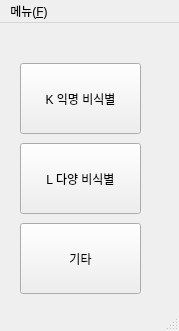
<?xml version="1.0" encoding="UTF-8"?>
<ui version="4.0">
 <class>MainWindow</class>
 <widget class="QMainWindow" name="MainWindow">
  <property name="geometry">
   <rect>
    <x>0</x>
    <y>0</y>
    <width>179</width>
    <height>331</height>
   </rect>
  </property>
  <property name="windowTitle">
   <string>x-anonymizer</string>
  </property>
  <widget class="QWidget" name="centralwidget">
   <widget class="QPushButton" name="pushButton">
    <property name="geometry">
     <rect>
      <x>20</x>
      <y>40</y>
      <width>121</width>
      <height>71</height>
     </rect>
    </property>
    <property name="text">
     <string>K 익명 비식별</string>
    </property>
   </widget>
   <widget class="QPushButton" name="pushButton_2">
    <property name="geometry">
     <rect>
      <x>20</x>
      <y>120</y>
      <width>121</width>
      <height>71</height>
     </rect>
    </property>
    <property name="text">
     <string>L 다양 비식별</string>
    </property>
   </widget>
   <widget class="QPushButton" name="pushButton_3">
    <property name="geometry">
     <rect>
      <x>20</x>
      <y>200</y>
      <width>121</width>
      <height>71</height>
     </rect>
    </property>
    <property name="text">
     <string>기타</string>
    </property>
   </widget>
  </widget>
  <widget class="QMenuBar" name="menubar">
   <property name="geometry">
    <rect>
     <x>0</x>
     <y>0</y>
     <width>179</width>
     <height>21</height>
    </rect>
   </property>
   <widget class="QMenu" name="menuFile">
    <property name="title">
     <string>메뉴(&amp;F)</string>
    </property>
    <addaction name="separator"/>
    <addaction name="actionQuit"/>
   </widget>
   <addaction name="menuFile"/>
  </widget>
  <widget class="QStatusBar" name="statusbar"/>
  <action name="actionImport">
   <property name="text">
    <string>Exit(&amp;I)…</string>
   </property>
   <property name="shortcut">
    <string>Ctrl+O</string>
   </property>
  </action>
  <action name="actionSave_input">
   <property name="text">
    <string>입력 파일 저장(&amp;S)..</string>
   </property>
   <property name="shortcut">
    <string>Ctrl+S</string>
   </property>
  </action>
  <action name="actionSave_output">
   <property name="text">
    <string>출력 파일 저장(&amp;T)..</string>
   </property>
   <property name="shortcut">
    <string>Ctrl+Shift+S</string>
   </property>
  </action>
  <action name="actionQuit">
   <property name="text">
    <string>종료(&amp;Q)</string>
   </property>
  </action>
  <action name="actionHelp_content">
   <property name="text">
    <string>도움말 항목(&amp;H)...</string>
   </property>
   <property name="shortcut">
    <string>F1</string>
   </property>
  </action>
  <action name="actionAbout">
   <property name="text">
    <string>정보(&amp;A)...</string>
   </property>
  </action>
 </widget>
 <resources/>
 <connections/>
</ui>
